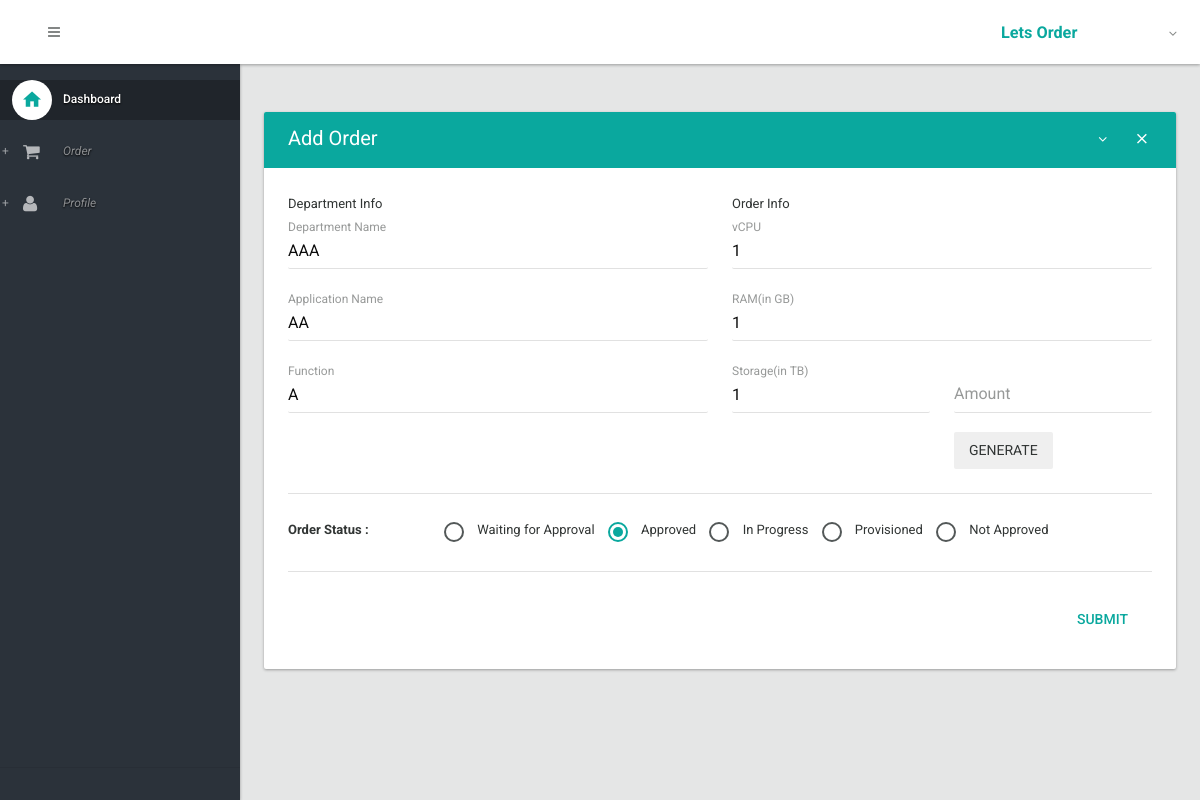
Screenshot of /order/edit/1/ (signed in) with the database file from the repository.
### orders/models.py (models this page shows)
class OrderItems1 (models.Model):
    dept_name=models.CharField(max_length=20);
    app_name= models.CharField(max_length=20);
    function = models.CharField(max_length=10);
    vCPU= models.IntegerField();
    RAM=models.IntegerField();
    storage = models.IntegerField();
    amount= models.IntegerField();
    order_status = models.CharField(max_length=50);
    dr = models.CharField(max_length=20);
    os = models.CharField(max_length=20);
    db = models.CharField(max_length=20);

### orders/views.py (the view)
# urls.py: url(r'^order/edit/(?P<order_id>\d+)/$', my_order.edit, name='edit'),
@login_required
def edit(request, order_id):
    order = OrderItems1.objects.get(id=order_id)
    if request.POST:
        form = OrderForm(request.POST, instance=order)
        if form.is_valid():
            if form.save():
                return redirect('/', messages.success(request, 'Order was successfully updated.', 'alert-success'))
            else:
                return redirect('/', messages.error(request, 'Data is not saved', 'alert-danger'))
        else:
            return redirect('/', messages.error(request, 'Form is not valid', 'alert-danger'))
    else:
        form = OrderForm(instance=order)
        return render(request, 'edit.html', {'form':form})

### orders/forms.py
class OrderForm(ModelForm):
    OPTIONS = (
        ('Waiting for Approval', 'Waiting for Approval'),
        ('Approved', 'Approved'),
        ('In Progress', 'In Progress'),
        ('Provisioned', 'Provisioned'),
        ('Not Approved', 'Not Approved')
        )
    OPTIONS_DR = (
        ('',''),
        ('Yes','Yes'),
        ('No','No')
    )
    OPTIONS_OS = (
        ('',''),
        ('Windows','Windows'),
        ('RHEL','RHEL'),
        ('Suse','Suse'),
        ('Others','Others')
    )
    OPTIONS_DB = (
        ('',''),
        ('Oracle','Oracle'),
        ('SQL','SQL')
    )
    order_status = forms.TypedChoiceField(required=False, choices=OPTIONS, widget=forms.RadioSelect)
    dr = forms.TypedChoiceField(choices=OPTIONS_DR)
    os = forms.TypedChoiceField(choices=OPTIONS_OS)
    db = forms.TypedChoiceField(choices=OPTIONS_DB)
    class Meta:
        model = OrderItems1
        fields = ['dept_name','app_name','function','vCPU','RAM','storage','amount','order_status','dr','os','db']

### orders/templates/edit.html (shortened to what this page needs)
{% extends 'layout.html' %}
{% load widget_tweaks %}
{% block body %}
                <section>
					<div class="section-body">
						<div class="row">
							<div class="col-lg-12">
								<div class="card">
									<div class="card-head style-primary">
										<header>Add Order</header>
										<div class="tools">
											<a class="btn btn-icon-toggle btn-collapse"><i class="fa fa-angle-down"></i></a>
											<a class="btn btn-icon-toggle btn-close"><i class="md md-close"></i></a>
										</div>
									</div>
									<div class="card-body">
										<form class="form" role="form" action="" method="post"> {% csrf_token %}
											<div class="row">
												<div class="col-sm-6">
													<header>Department Info</header>
													<div class="form-group floating-label">
														{{ form.dept_name | add_class:'form-control' }}
														<label for="regular2">Department Name</label>
													</div>
													<div class="form-group floating-label">
														{{ form.app_name | add_class:'form-control' }}
														<label for="regular2"> Application Name</label>
													</div>
													<div class="form-group floating-label">
														{{ form.function | add_class:'form-control' }}
														<label for="regular2">Function </label>
													</div>
												</div>
												<div class="col-sm-6">
													<header >Order Info</header>
													<div class="form-group">
														{{ form.vCPU | add_class:'form-control'}}
														<label for="regular2"> vCPU</label>
													</div>
													<div class="form-group floating-label">
														{{ form.RAM | add_class:'form-control' }}
														<label for="regular2">RAM(in GB)</label>
													</div>
													<div class="row">
														<div class="col-sm-6">
															<div class="form-group floating-label">
																{{ form.storage| add_class:'form-control' }}
																<label for=" ">Storage(in TB)</label>
															</div>
														</div>
														<div class="col-sm-6">
															<div class="form-group floating-label">
                                                                <input class="form-control" id="id_amount" name="amount" required="" type="number">
                                                                <label for="regular2">Amount</label>
															</div>
                                                            <div>
                                                                <input type="button" class="btn" value="Generate" onclick= "generateAmount()">
                                                            </div>
														</div>
													</div>
												</div>
												<div class="col-md-12">
													<hr>
													<label class="radio-inline radio-styled col-sm-2">
														<b>Order Status :</b>
													</label>
													<div class="col-md-10">
                                                        {% for radio in form.order_status %}
                                                            <label class="radio-inline radio-styled">
                                                                {{ radio }}
                                                            </label>
                                                        {% endfor %}
													</div>
												</div>
												<div class="col-md-12">
													<hr>
							 						<div class="card-actionbar-row">
														<input type="submit" class="btn btn-flat btn-primary ink-reaction" value="SUBMIT">
													</div>
												</div>
											</div>
										</form>
									</div>
								</div>
							</div>
						</div>
					</div>
				</section>
{% endblock %}

### rows the page displays
OrderItems1: dept_name "AAA", app_name "AA", function "A", vCPU "1", RAM "1", storage "1"

### other values shown
{{ radio }} "Waiting for Approval" "Approved" "In Progress" "Provisioned" "Not Approved"
